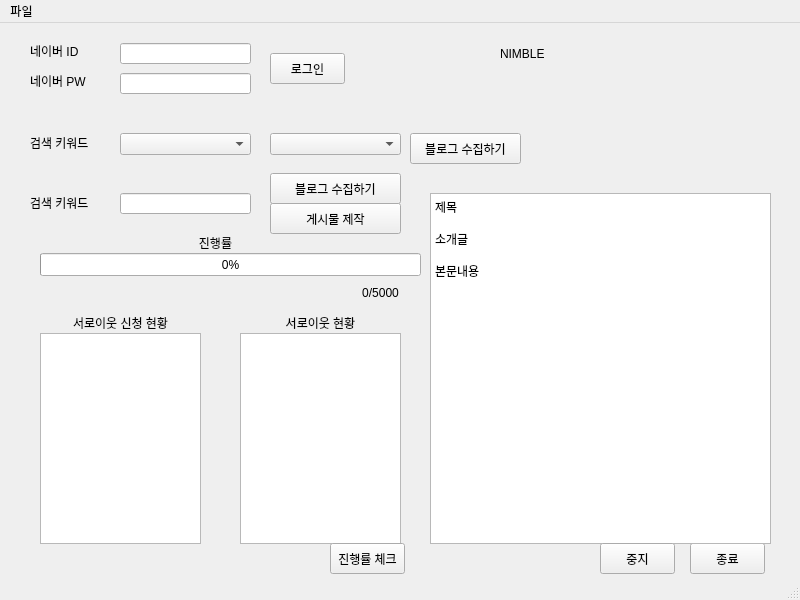
<?xml version="1.0" encoding="UTF-8"?>
<ui version="4.0">
 <class>mainWindow</class>
 <widget class="QMainWindow" name="mainWindow">
  <property name="geometry">
   <rect>
    <x>0</x>
    <y>0</y>
    <width>800</width>
    <height>600</height>
   </rect>
  </property>
  <property name="minimumSize">
   <size>
    <width>800</width>
    <height>600</height>
   </size>
  </property>
  <property name="maximumSize">
   <size>
    <width>800</width>
    <height>600</height>
   </size>
  </property>
  <property name="windowTitle">
   <string>heway_proto</string>
  </property>
  <widget class="QWidget" name="centralwidget">
   <widget class="QPushButton" name="login_button">
    <property name="geometry">
     <rect>
      <x>270</x>
      <y>30</y>
      <width>75</width>
      <height>31</height>
     </rect>
    </property>
    <property name="text">
     <string>로그인</string>
    </property>
   </widget>
   <widget class="QPushButton" name="stop_button">
    <property name="geometry">
     <rect>
      <x>690</x>
      <y>520</y>
      <width>75</width>
      <height>31</height>
     </rect>
    </property>
    <property name="text">
     <string>종료</string>
    </property>
   </widget>
   <widget class="QLabel" name="username_label">
    <property name="geometry">
     <rect>
      <x>30</x>
      <y>20</y>
      <width>71</width>
      <height>16</height>
     </rect>
    </property>
    <property name="text">
     <string>네이버 ID</string>
    </property>
   </widget>
   <widget class="QLabel" name="password_label">
    <property name="geometry">
     <rect>
      <x>30</x>
      <y>50</y>
      <width>71</width>
      <height>16</height>
     </rect>
    </property>
    <property name="text">
     <string>네이버 PW</string>
    </property>
   </widget>
   <widget class="QLabel" name="search_keyword_label">
    <property name="geometry">
     <rect>
      <x>30</x>
      <y>170</y>
      <width>71</width>
      <height>20</height>
     </rect>
    </property>
    <property name="text">
     <string>검색 키워드</string>
    </property>
   </widget>
   <widget class="QLabel" name="category_select_labe">
    <property name="geometry">
     <rect>
      <x>30</x>
      <y>110</y>
      <width>81</width>
      <height>20</height>
     </rect>
    </property>
    <property name="text">
     <string>검색 키워드</string>
    </property>
   </widget>
   <widget class="QLineEdit" name="username_text">
    <property name="geometry">
     <rect>
      <x>120</x>
      <y>20</y>
      <width>131</width>
      <height>21</height>
     </rect>
    </property>
   </widget>
   <widget class="QLineEdit" name="password_text">
    <property name="geometry">
     <rect>
      <x>120</x>
      <y>50</y>
      <width>131</width>
      <height>21</height>
     </rect>
    </property>
   </widget>
   <widget class="QLineEdit" name="search_keyword_text">
    <property name="geometry">
     <rect>
      <x>120</x>
      <y>170</y>
      <width>131</width>
      <height>21</height>
     </rect>
    </property>
   </widget>
   <widget class="QComboBox" name="search_main_category_text">
    <property name="geometry">
     <rect>
      <x>120</x>
      <y>110</y>
      <width>131</width>
      <height>22</height>
     </rect>
    </property>
   </widget>
   <widget class="QComboBox" name="search_sub_category_text">
    <property name="geometry">
     <rect>
      <x>270</x>
      <y>110</y>
      <width>131</width>
      <height>22</height>
     </rect>
    </property>
   </widget>
   <widget class="QProgressBar" name="neighbor_request_progress_bar">
    <property name="geometry">
     <rect>
      <x>40</x>
      <y>230</y>
      <width>381</width>
      <height>23</height>
     </rect>
    </property>
    <property name="value">
     <number>0</number>
    </property>
   </widget>
   <widget class="QLabel" name="neighbor_request_percent">
    <property name="geometry">
     <rect>
      <x>330</x>
      <y>260</y>
      <width>101</width>
      <height>20</height>
     </rect>
    </property>
    <property name="text">
     <string>0/5000</string>
    </property>
    <property name="scaledContents">
     <bool>false</bool>
    </property>
    <property name="alignment">
     <set>Qt::AlignCenter</set>
    </property>
   </widget>
   <widget class="QLabel" name="neighbor_request_message_labe_4">
    <property name="geometry">
     <rect>
      <x>40</x>
      <y>290</y>
      <width>161</width>
      <height>20</height>
     </rect>
    </property>
    <property name="text">
     <string>서로이웃 신청 현황</string>
    </property>
    <property name="alignment">
     <set>Qt::AlignCenter</set>
    </property>
   </widget>
   <widget class="QLabel" name="neighbor_request_message_labe_5">
    <property name="geometry">
     <rect>
      <x>40</x>
      <y>210</y>
      <width>351</width>
      <height>20</height>
     </rect>
    </property>
    <property name="text">
     <string>진행률</string>
    </property>
    <property name="scaledContents">
     <bool>false</bool>
    </property>
    <property name="alignment">
     <set>Qt::AlignCenter</set>
    </property>
   </widget>
   <widget class="QPushButton" name="collect_by_category_button">
    <property name="geometry">
     <rect>
      <x>410</x>
      <y>110</y>
      <width>111</width>
      <height>31</height>
     </rect>
    </property>
    <property name="text">
     <string>블로그 수집하기</string>
    </property>
   </widget>
   <widget class="QPushButton" name="collect_by_search_button">
    <property name="geometry">
     <rect>
      <x>270</x>
      <y>150</y>
      <width>131</width>
      <height>31</height>
     </rect>
    </property>
    <property name="text">
     <string>블로그 수집하기</string>
    </property>
   </widget>
   <widget class="QListView" name="neighbor_request_current_listView">
    <property name="geometry">
     <rect>
      <x>40</x>
      <y>310</y>
      <width>161</width>
      <height>211</height>
     </rect>
    </property>
   </widget>
   <widget class="QListView" name="neighbor_request_today_current_listView">
    <property name="geometry">
     <rect>
      <x>240</x>
      <y>310</y>
      <width>161</width>
      <height>211</height>
     </rect>
    </property>
   </widget>
   <widget class="QLabel" name="neighbor_request_message_labe_6">
    <property name="geometry">
     <rect>
      <x>240</x>
      <y>290</y>
      <width>161</width>
      <height>20</height>
     </rect>
    </property>
    <property name="text">
     <string>서로이웃 현황</string>
    </property>
    <property name="alignment">
     <set>Qt::AlignCenter</set>
    </property>
   </widget>
   <widget class="QTextBrowser" name="textBrowser">
    <property name="geometry">
     <rect>
      <x>430</x>
      <y>170</y>
      <width>341</width>
      <height>351</height>
     </rect>
    </property>
    <property name="html">
     <string>&lt;!DOCTYPE HTML PUBLIC &quot;-//W3C//DTD HTML 4.0//EN&quot; &quot;http://www.w3.org/TR/REC-html40/strict.dtd&quot;&gt;
&lt;html&gt;&lt;head&gt;&lt;meta name=&quot;qrichtext&quot; content=&quot;1&quot; /&gt;&lt;style type=&quot;text/css&quot;&gt;
p, li { white-space: pre-wrap; }
&lt;/style&gt;&lt;/head&gt;&lt;body style=&quot; font-family:'Gulim'; font-size:9pt; font-weight:400; font-style:normal;&quot;&gt;
&lt;p style=&quot; margin-top:0px; margin-bottom:0px; margin-left:0px; margin-right:0px; -qt-block-indent:0; text-indent:0px;&quot;&gt;제목&lt;/p&gt;
&lt;p style=&quot;-qt-paragraph-type:empty; margin-top:0px; margin-bottom:0px; margin-left:0px; margin-right:0px; -qt-block-indent:0; text-indent:0px;&quot;&gt;&lt;br /&gt;&lt;/p&gt;
&lt;p style=&quot; margin-top:0px; margin-bottom:0px; margin-left:0px; margin-right:0px; -qt-block-indent:0; text-indent:0px;&quot;&gt;소개글&lt;/p&gt;
&lt;p style=&quot;-qt-paragraph-type:empty; margin-top:0px; margin-bottom:0px; margin-left:0px; margin-right:0px; -qt-block-indent:0; text-indent:0px;&quot;&gt;&lt;br /&gt;&lt;/p&gt;
&lt;p style=&quot; margin-top:0px; margin-bottom:0px; margin-left:0px; margin-right:0px; -qt-block-indent:0; text-indent:0px;&quot;&gt;본문내용&lt;/p&gt;&lt;/body&gt;&lt;/html&gt;</string>
    </property>
   </widget>
   <widget class="QLabel" name="label">
    <property name="geometry">
     <rect>
      <x>500</x>
      <y>20</y>
      <width>51</width>
      <height>21</height>
     </rect>
    </property>
    <property name="text">
     <string>NIMBLE</string>
    </property>
   </widget>
   <widget class="QPushButton" name="test_button">
    <property name="geometry">
     <rect>
      <x>330</x>
      <y>520</y>
      <width>75</width>
      <height>31</height>
     </rect>
    </property>
    <property name="text">
     <string>진행률 체크</string>
    </property>
   </widget>
   <widget class="QPushButton" name="pause_button">
    <property name="geometry">
     <rect>
      <x>600</x>
      <y>520</y>
      <width>75</width>
      <height>31</height>
     </rect>
    </property>
    <property name="text">
     <string>중지</string>
    </property>
   </widget>
   <widget class="QPushButton" name="post_save_button">
    <property name="geometry">
     <rect>
      <x>270</x>
      <y>180</y>
      <width>131</width>
      <height>31</height>
     </rect>
    </property>
    <property name="text">
     <string>게시물 제작</string>
    </property>
   </widget>
  </widget>
  <widget class="QMenuBar" name="menubar">
   <property name="geometry">
    <rect>
     <x>0</x>
     <y>0</y>
     <width>800</width>
     <height>21</height>
    </rect>
   </property>
   <widget class="QMenu" name="menu">
    <property name="title">
     <string>파일</string>
    </property>
    <addaction name="menu_about"/>
    <addaction name="menu_quit"/>
   </widget>
   <addaction name="menu"/>
  </widget>
  <widget class="QStatusBar" name="statusbar"/>
  <action name="menu_about">
   <property name="text">
    <string>about</string>
   </property>
  </action>
  <action name="menu_quit">
   <property name="text">
    <string>quit</string>
   </property>
  </action>
 </widget>
 <tabstops>
  <tabstop>login_button</tabstop>
  <tabstop>stop_button</tabstop>
 </tabstops>
 <resources/>
 <connections/>
</ui>
